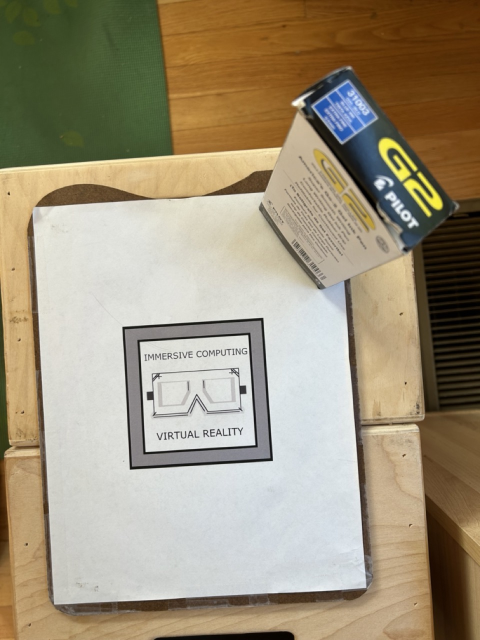
#> input picture box_images/keep2.jpeg, 960 x 1280 px, given in place of ARTrackerImage.jpg, which was not available (shown at 1/2 size)
$ python ARImagePoseTracker.py
#> lines starting #> are read from the running program, lines starting #| are printed output that depends on the picture; pictures that were not available may be replaced by others from this repository, and a replacement may not be noted
### CalibrationHelpers.py
import cv2
import numpy as np
import glob
#import os

# This function records images from the connected camera to specified directory
# when the "Space" key is pressed.
# directory: should be a string corresponding to the name of an existing
# directory
# [121 lines left out: functions CaptureImages, CalibrateCamera, SaveCalibrationData, not called in this run]

# This function will load the calibration data from a file in the specified
# directory
def LoadCalibrationData(directory):
    npzfile = np.load(directory+'/calib.npz')
    return npzfile['intrinsics'], npzfile['distortion'], \
            npzfile['new_intrinsics'], npzfile['roi']

### ARImagePoseTracker.py
import cv2
import numpy as np
import CalibrationHelpers as calib

# This function is yours to complete
# it should take in a set of 3d points and the intrinsic matrix
# rotation matrix(R) and translation vector(T) of a camera
# it should return the 2d projection of the 3d points onto the camera defined
# by the input parameters

def ProjectPoints(points3d, new_intrinsics, R, T):

    # Convert 3D points to homogeneous coordinates
    points3d_homogeneous = np.hstack((points3d, np.ones((points3d.shape[0], 1))))

    # Create a 4x4 transformation matrix combining rotation and translation
    transformation_matrix = np.eye(4)
    transformation_matrix[:3, :3] = R  # Set the rotation part
    transformation_matrix[:3, 3] = T   # Set the translation part

    # Apply the transformation matrix
    points3d_transformed = np.dot(transformation_matrix, points3d_homogeneous.T).T

    # Project 3D points to 2D using new_intrinsics matrix
    points2d_homogeneous = np.dot(new_intrinsics, points3d_transformed[:, :3].T).T

    # Normalize homogeneous coordinates
    points2d = points2d_homogeneous[:, :2] / points2d_homogeneous[:, 2:]

    return points2d

# This function will render a cube on an image whose camera is defined
# by the input intrinsics matrix, rotation matrix(R), and translation vector(T)
def renderCube(img_in, new_intrinsics, R, T):
    # Setup output image
    img = np.copy(img_in)

    # We can define a 10cm cube by 4 sets of 3d points
    # these points are in the reference coordinate frame
    scale = 0.1
    face1 = np.array([[0,0,0],[0,0,scale],[0,scale,scale],[0,scale,0]],
                     np.float32)
    face2 = np.array([[0,0,0],[0,scale,0],[scale,scale,0],[scale,0,0]],
                     np.float32)
    face3 = np.array([[0,0,scale],[0,scale,scale],[scale,scale,scale],
                      [scale,0,scale]],np.float32)
    face4 = np.array([[scale,0,0],[scale,0,scale],[scale,scale,scale],
                      [scale,scale,0]],np.float32)
    # using the function you write above we will get the 2d projected
    # position of these points
    face1_proj = ProjectPoints(face1, new_intrinsics, R, T)
    # this function simply draws a line connecting the 4 points
    img = cv2.polylines(img, [np.int32(face1_proj)], True,
                              tuple([255,0,0]), 3, cv2.LINE_AA)
    # repeat for the remaining faces
    face2_proj = ProjectPoints(face2, new_intrinsics, R, T)
    img = cv2.polylines(img, [np.int32(face2_proj)], True,
                              tuple([0,255,0]), 3, cv2.LINE_AA)

    face3_proj = ProjectPoints(face3, new_intrinsics, R, T)
    img = cv2.polylines(img, [np.int32(face3_proj)], True,
                              tuple([0,0,255]), 3, cv2.LINE_AA)

    face4_proj = ProjectPoints(face4, new_intrinsics, R, T)
    img = cv2.polylines(img, [np.int32(face4_proj)], True,
                              tuple([125,125,0]), 3, cv2.LINE_AA)
    return img

# This function takes in an intrinsics matrix, and two sets of 2d points
# if a pose can be computed it returns true along with a rotation and
# translation between the sets of points.
# returns false if a good pose estimate cannot be found
def ComputePoseFromHomography(new_intrinsics, referencePoints, imagePoints):
    # compute homography using RANSAC, this allows us to compute
    # the homography even when some matches are incorrect
    homography, mask = cv2.findHomography(referencePoints, imagePoints,
                                          cv2.RANSAC, 5.0)
    # check that enough matches are correct for a reasonable estimate
    # correct matches are typically called inliers
    MIN_INLIERS = 30
    if(sum(mask)>MIN_INLIERS):
        # given that we have a good estimate
        # decompose the homography into Rotation and translation
        # you are not required to know how to do this for this class
        # but if you are interested please refer to:
        # https://docs.opencv.org/master/d9/dab/tutorial_homography.html
        RT = np.matmul(np.linalg.inv(new_intrinsics), homography)
        norm = np.sqrt(np.linalg.norm(RT[:,0])*np.linalg.norm(RT[:,1]))
        RT = -1*RT/norm
        c1 = RT[:,0]
        c2 = RT[:,1]
        c3 = np.cross(c1,c2)
        T = RT[:,2]
        R = np.vstack((c1,c2,c3)).T
        W,U,Vt = cv2.SVDecomp(R)
        R = np.matmul(U,Vt)
        return True, R, T
    # return false if we could not compute a good estimate
    return False, None, None

# Load the reference image that we will try to detect in the webcam
reference = cv2.imread('ARTrackerImage.jpg',0)
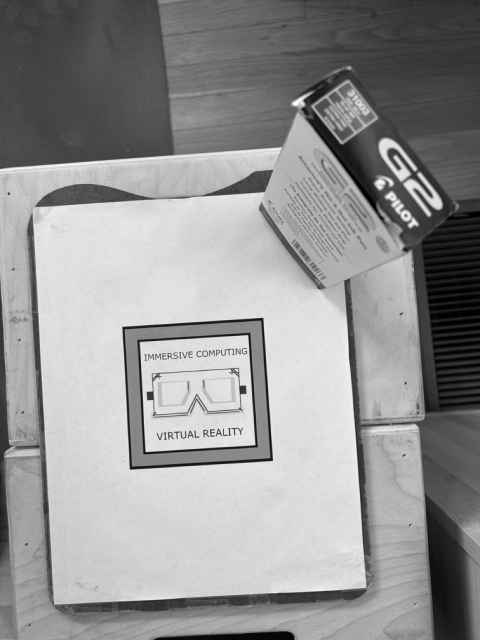
#> reference: shape (1280, 960) (shown at 1/2 size); min 0, max 255, mean 147.4
RES = 480
reference = cv2.resize(reference,(RES,RES))
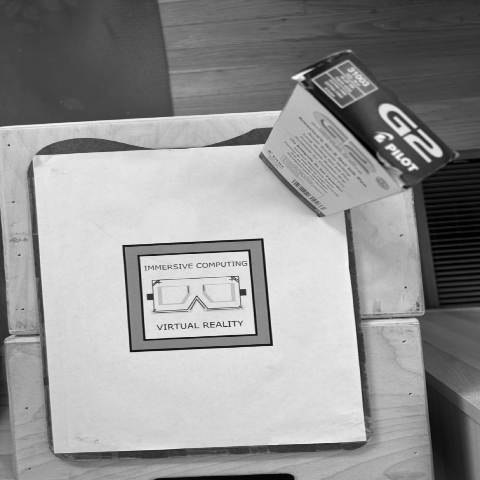
#> reference: shape (480, 480); min 0, max 254, mean 147.3

# create the feature detector. This will be used to find and describe locations
# in the image that we can reliably detect in multiple images
feature_detector = cv2.BRISK_create(octaves=5)
# compute the features in the reference image
reference_keypoints, reference_descriptors = \
        feature_detector.detectAndCompute(reference, None)
#> reference_keypoints = 763 keypoints; strongest (x, y, size): (123, 245, 14.1), (271, 345, 13.9), (262, 239, 13.7), (130, 349, 25.1)
# make image to visualize keypoints
keypoint_visualization = cv2.drawKeypoints(
        reference,reference_keypoints,outImage=np.array([]),
        flags = cv2.DRAW_MATCHES_FLAGS_DRAW_RICH_KEYPOINTS)
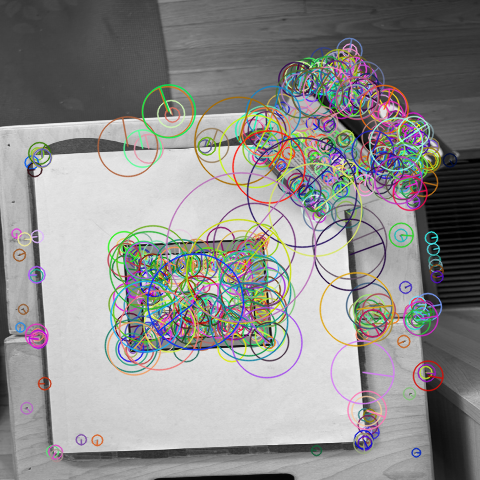
#> keypoint_visualization: shape (480, 480, 3); mean of channels 0, 1, 2 140.6, 141.8, 142.4; drawn as B, G, R

# display the image
cv2.imshow("Keypoints",keypoint_visualization)

# create the matcher that is used to compare feature similarity
# Brisk descriptors are binary descriptors (a vector of zeros and 1s)
# Thus hamming distance is a good measure of similarity
matcher = cv2.BFMatcher(cv2.NORM_HAMMING, crossCheck=True)
# Load the camera calibration matrix
intrinsics, distortion, new_intrinsics, roi = calib.LoadCalibrationData('calibration_data')
#> (reads calibration_data/calib.npz from the repository)

# initialize video capture
# the 0 value should default to the webcam, but you may need to change this
# for your camera, especially if you are using a camera besides the default
cap = cv2.VideoCapture(0)

while True:
    # read the current frame from the webcam
    ret, current_frame = cap.read()
#> current_frame is the input picture: shape (1280, 960, 3); mean B, G, R 123.2, 146.6, 158.1

    # ensure the image is valid
    if not ret:
        print("Unable to capture video")
        break

     # Resize the current frame
    current_frame = cv2.resize(current_frame, (RES, RES))
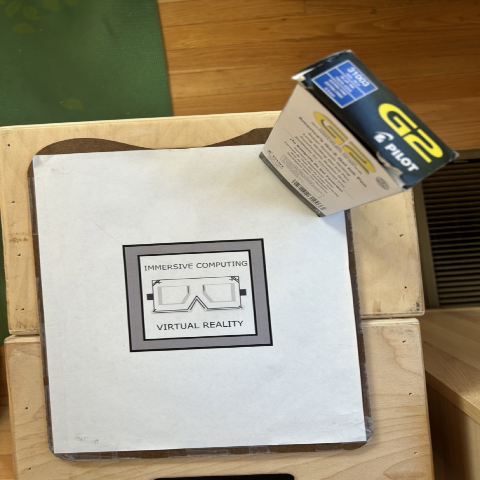
#> current_frame: shape (480, 480, 3); mean B, G, R 123.2, 146.5, 158

    # undistort the current frame using the loaded calibration
    current_frame = cv2.undistort(current_frame, intrinsics, distortion, None,\
                                  new_intrinsics)
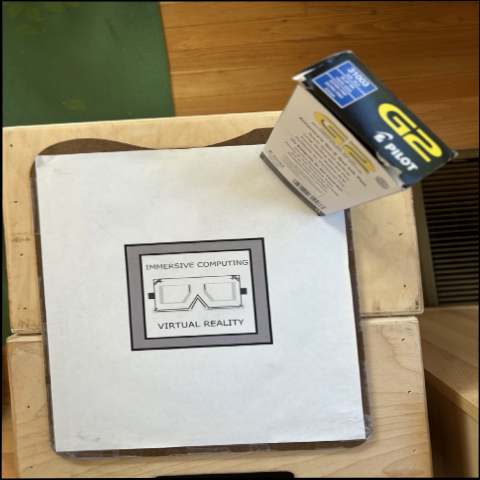
#> current_frame: shape (480, 480, 3); mean B, G, R 121.4, 144.4, 155.8

    # apply region of interest cropping
    x, y, w, h = roi
    current_frame = current_frame[y:y+h, x:x+w]
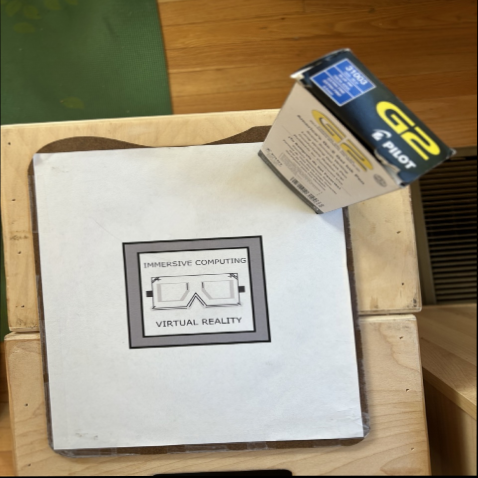
#> current_frame: shape (478, 478, 3); mean B, G, R 122.4, 145.6, 156.9

    # detect features in the current image
    current_keypoints, current_descriptors = \
        feature_detector.detectAndCompute(current_frame, None)
#> current_keypoints = 619 keypoints; strongest (x, y, size): (123, 243, 14.9), (268, 340, 26.7), (131, 346, 25.7), (270, 341, 13.1)

    print("Number of current keypoints:", len(current_keypoints))
#| Number of current keypoints: 619
    print("Current descriptors shape:", current_descriptors.shape)
#| Current descriptors shape: (619, 64)

    # match the features from the reference image to the current image
    matches = matcher.match(reference_descriptors, current_descriptors)
#> matches = 418 matches

    # set up reference points and image points
    # here we get the 2d position of all features in the reference image
    referencePoints = np.float32([reference_keypoints[m.queryIdx].pt \
                                  for m in matches])
#> referencePoints = 418 pairs, first value 22.85 to 449.4, second value 50.44 to 452.2

    # convert positions from pixels to meters
    SCALE = 0.1 # this is the scale of our reference image: 0.1m x 0.1m
    referencePoints = SCALE*referencePoints/RES
#> referencePoints = 418 pairs, first value 0.00476 to 0.0936, second value 0.0105 to 0.0942

    imagePoints = np.float32([current_keypoints[m.trainIdx].pt \
                                  for m in matches])
#> imagePoints = 418 pairs, first value 22.85 to 446.7, second value 48.96 to 448.3

    # compute homography
    ret, R, T = ComputePoseFromHomography(new_intrinsics,referencePoints,
                                          imagePoints)
#> in ComputePoseFromHomography, `homography, mask = cv2.findHomography(referencePoints, imagePoints, cv..`: homography = [[4810.7, 11.78, -0.894], [-5, 4800.4, -0.913], [0.0661, 0.0722, 1]]; mask = 418 values, max 1 at index 0, min 0 at index 13, mean 0.938
#> in ComputePoseFromHomography, `RT = np.matmul(np.linalg.inv(new_intrinsics), homography)`: RT = [[5.01, -0.036, -0.671], [-0.0301, 5.02, -0.378], [0.0661, 0.0722, 1]]
#> in ComputePoseFromHomography, `norm = np.sqrt(np.linalg.norm(RT[:,0])*np.linalg.norm(RT[:,1]))`: norm = 5.02
#> in ComputePoseFromHomography, `RT = -1*RT/norm`: RT = [[-0.998, 0.00717, 0.134], [0.00601, -1, 0.0752], [-0.0132, -0.0144, -0.199]]
#> in ComputePoseFromHomography, `c1 = RT[:,0]`: c1 = [-0.998, 0.00601, -0.0132]
#> in ComputePoseFromHomography, `c2 = RT[:,1]`: c2 = [0.00717, -1, -0.0144]
#> in ComputePoseFromHomography, `c3 = np.cross(c1,c2)`: c3 = [-0.0133, -0.0145, 1]
#> in ComputePoseFromHomography, `T = RT[:,2]`: T = [0.134, 0.0752, -0.199]
#> in ComputePoseFromHomography, `R = np.vstack((c1,c2,c3)).T`: R = [[-0.998, 0.00717, -0.0133], [0.00601, -1, -0.0145], [-0.0132, -0.0144, 1]]
#> in ComputePoseFromHomography, `W,U,Vt = cv2.SVDecomp(R)`: W = [1.01, 1, 0.993]; U = [[0.625, -0.0133, 0.78], [-0.78, -0.0145, 0.625], [-0.00298, 1, 0.0194]]; Vt = [[-0.625, 0.781, 0], [0, 0, 1], [-0.781, -0.625, 0]]
#> in ComputePoseFromHomography, `R = np.matmul(U,Vt)`: R = [[-1, 0.000676, -0.0133], [-0.000484, -1, -0.0145], [-0.0133, -0.0144, 1]]
#> ret = True; T = [0.134, 0.0752, -0.199]

    render_frame = current_frame
    if(ret):
        # compute the projection and render the cube
        render_frame = renderCube(current_frame,new_intrinsics,R,T)
#> in renderCube, `face1_proj = ProjectPoints(face1, new_intrinsics, R, T)`: face1_proj = [[-0.894, -0.913], [-631.1, -348.3], [-613.5, 604.9], [3.38, 475]]
#> in renderCube, `face2_proj = ProjectPoints(face2, new_intrinsics, R, T)`: face2_proj = [[-0.894, -0.913], [3.38, 475], [478.6, 474.5], [477.7, 1.69]]
#> in renderCube, `face3_proj = ProjectPoints(face3, new_intrinsics, R, T)`: face3_proj = [[-631.1, -348.3], [-613.5, 604.9], [335.1, 602.1], [331.4, -338.5]]
#> in renderCube, `face4_proj = ProjectPoints(face4, new_intrinsics, R, T)`: face4_proj = [[477.7, 1.69], [331.4, -338.5], [335.1, 602.1], [478.6, 474.5]]
#> in renderCube, `img = cv2.polylines(img, [np.int32(face4_proj)], True, tuple([125,125,..`:
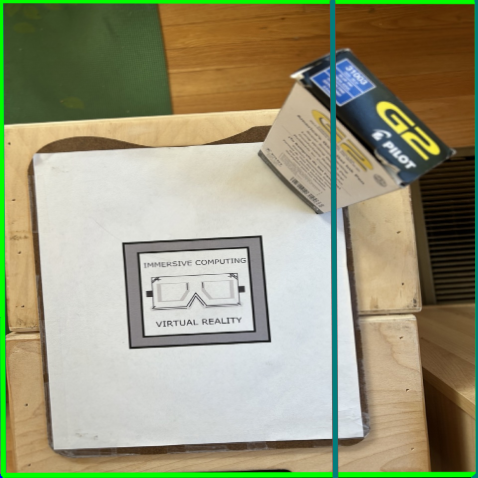
#> img: shape (478, 478, 3); mean B, G, R 121.4, 150.4, 152.1

    # display the current image frame
    cv2.imshow('frame', render_frame)
    k = cv2.waitKey(1)
#> (key Esc is pressed here)
    if k == 27 or k == 113:  # 27, 113 are ASCII for escape and q respectively
        # exit
        break

cv2.destroyAllWindows()
cap.release()
